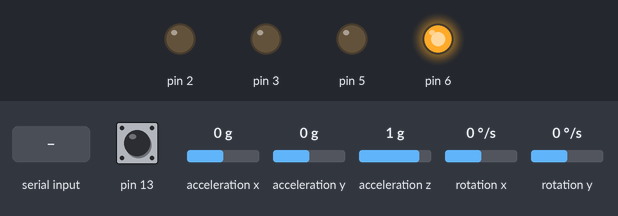
Bench run of a sketch on a simulated Arduino Uno, built with avr-gcc and run on an emulated ATmega328P. Shown: output pins drawn as LEDs (lit = HIGH). Wiring (inferred from the names in the program): MPU-6050 motion sensor at I2C address 0x68. The inputs (shaded band) are chosen by the test bench; at power-on: pin 13 HIGH, acceleration x 0 g, acceleration y 0 g, acceleration z 1 g, rotation x 0 °/s, rotation y 0 °/s.

Above: at 4.2 s.
4.3 s: "R" received over Serial
At 5.6 s:
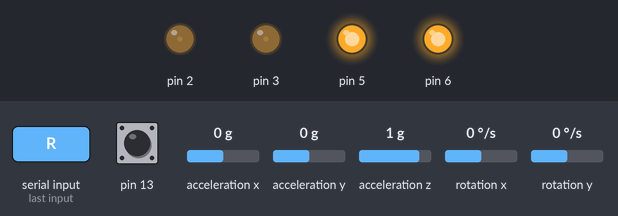
Timing chart, 0 to 7.3 s (numbered marks = the images above; inputs shaded):
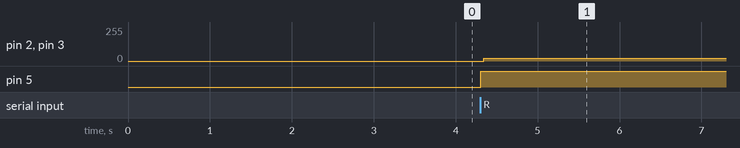

Measured:
- after the input at 4.3 s, pin 2, pin 3: 0/255 → 19/255 after 0.05 s; pin 5: LOW → HIGH at once

The sketch:

SELF-BALANCER_MAIN_CODE.ino
```cpp
#include <Wire.h>
#include <AccelStepper.h>
#include <MPU6050_tockn.h>
#include <SoftwareSerial.h>

#define RX_PIN 10  // Define the RX pin for Bluetooth module
#define TX_PIN 11  // Define the TX pin for Bluetooth module

SoftwareSerial btSerial(RX_PIN, TX_PIN);  // Create a SoftwareSerial object for Bluetooth communication

int gyroAddr = 0x68;
int accCalibrationValue = -8110;  // Enter the accelerometer calibration value

// Various settings
float pidPGain = 18;
float pidIGain = 1;
float pidDGain = 12;
float turningSpeed = 400;  // Turning speed (900)
float maxTargetSpeed = 1400;  // Max target speed (1500)

byte startFlag, receivedByte, lowBatteryFlag;

int leftMotor, throttleLeftMotor, throttleCounterLeftMotor, throttleLeftMotorMemory;
int rightMotor, throttleRightMotor, throttleCounterRightMotor, throttleRightMotorMemory;
int batteryVoltage;
int receiveCounter;
int gyroPitchDataRaw, gyroYawDataRaw, accelerometerDataRaw;

long gyroYawCalibrationValue, gyroPitchCalibrationValue;

unsigned long loopTimer;

float angleGyro, angleAcc, angle, selfBalancePidSetpoint;
float pidErrorTemp, pidIMem, pidSetpoint, gyroInput, pidOutput, pidLastDError;
float pidOutputLeft, pidOutputRight;
int speedM = 1000;  // max 2500
float pickup = 0.009;

void setup() {
  Serial.begin(9600);
  Wire.begin();
  TWBR = 12;

  btSerial.begin(9600);  // Initialize Bluetooth module

  TCCR2A = 0;
  TCCR2B = 0;
  TIMSK2 |= (1 << OCIE2A);
  TCCR2B |= (1 << CS21);
  OCR2A = 39;
  TCCR2A |= (1 << WGM21);

  // By default the MPU-6050 sleeps. So we have to wake it up.
  Wire.beginTransmission(gyroAddr);
  Wire.write(0x6B);
  Wire.write(0x00);
  Wire.endTransmission();
  Wire.beginTransmission(gyroAddr);
  Wire.write(0x1B);
  Wire.write(0x00);
  Wire.endTransmission();

  Wire.beginTransmission(gyroAddr);
  Wire.write(0x1C);
  Wire.write(0x08);
  Wire.endTransmission();

  // Set some filtering to improve the raw data.
  Wire.beginTransmission(gyroAddr);
  Wire.write(0x1A);
  Wire.write(0x03);
  Wire.endTransmission();

  // Internally CNC shield pins are connected to 2,3,5,6 for step and dir
  pinMode(2, OUTPUT);
  pinMode(3, OUTPUT);
  pinMode(5, OUTPUT);
  pinMode(6, OUTPUT);

  for (receiveCounter = 0; receiveCounter < 500; receiveCounter++) {
    if (receiveCounter % 15 == 0)
      digitalWrite(13, !digitalRead(13));

    Wire.beginTransmission(gyroAddr);
    Wire.write(0x43);
    Wire.endTransmission();
    Wire.requestFrom(gyroAddr, 4);
    gyroYawCalibrationValue += Wire.read() << 8 | Wire.read();
    gyroPitchCalibrationValue += Wire.read() << 8 | Wire.read();
    delayMicroseconds(3700);
  }
  gyroPitchCalibrationValue /= 500;
  gyroYawCalibrationValue /= 500;

  loopTimer = micros() + 4000;
}

void loop() {
  if (Serial.available()) {
    receivedByte = Serial.read();
  }

  // Angle calculations

  Wire.beginTransmission(gyroAddr);
  Wire.write(0x3F);
  Wire.endTransmission();
  Wire.requestFrom(gyroAddr, 2);
  accelerometerDataRaw = Wire.read() << 8 | Wire.read();
  accelerometerDataRaw += accCalibrationValue;

  if (accelerometerDataRaw > 8200) {
    accelerometerDataRaw = 8200;
  }
  if (accelerometerDataRaw < -8200) {
    accelerometerDataRaw = -8200;
  }

  angleAcc = asin((float)accelerometerDataRaw / 8200.0) * 57.296;

  if (startFlag == 0 && angleAcc > -0.5 && angleAcc < 0.5) {
    angleGyro = angleAcc;
    startFlag = 1;
  }

  Wire.beginTransmission(gyroAddr);
  Wire.write(0x43);
  Wire.endTransmission();
  Wire.requestFrom(gyroAddr, 4);
  gyroYawDataRaw = Wire.read() << 8 | Wire.read();
  gyroPitchDataRaw = Wire.read() << 8 | Wire.read();

  gyroPitchDataRaw -= gyroPitchCalibrationValue;
  angleGyro += gyroPitchDataRaw * 0.000031;

  gyroYawDataRaw -= gyroYawCalibrationValue;
  angleGyro = angleGyro * 0.9996 + angleAcc * 0.0004;
  pidErrorTemp = angleGyro - selfBalancePidSetpoint - pidSetpoint;

  if (pidOutput > 10 || pidOutput < -10) {
    pidErrorTemp += pidOutput * 0.015 ;
  }

  pidIMem += pidIGain * pidErrorTemp;

  if (pidIMem > speedM) {
    pidIMem = speedM;
  } else if (pidIMem < -speedM) {
    pidIMem = -speedM;
  }

  pidOutput = pidPGain * pidErrorTemp + pidIMem + pidDGain * (pidErrorTemp - pidLastDError);

  if (pidOutput > speedM) {
    pidOutput = speedM;
  } else if (pidOutput < -speedM) {
    pidOutput = -speedM;
  }

  pidLastDError = pidErrorTemp;

  if (pidOutput < 5 && pidOutput > -5) {
    pidOutput = 0;
  }

  if (angleGyro > 40 || angleGyro < -40 || startFlag == 0 || lowBatteryFlag == 1) {
    pidOutput = 0;
    pidIMem = 0;
    startFlag = 0;
    selfBalancePidSetpoint = 0;
  }

  pidOutputLeft = pidOutput;
  pidOutputRight = pidOutput;

  if (receivedByte == 'R') {
    pidOutputLeft += turningSpeed;
    pidOutputRight -= turningSpeed;
  }
  if (receivedByte == 'L') {
    pidOutputLeft -= turningSpeed;
    pidOutputRight += turningSpeed;
  }

  if (receivedByte == 'F') {
    pidSetpoint -= pickup;
  }
  if (receivedByte == 'B') {
    pidSetpoint += pickup;
  }

  if (receivedByte == 'S') {
    pidSetpoint = 0;
  }

  if (pidSetpoint == 0) {
    if (pidOutput < 0) {
      selfBalancePidSetpoint += 0.0015;
    }
    if (pidOutput > 0) {
      selfBalancePidSetpoint -= 0.0015;
    }
  }

  if (pidOutputLeft > 0) {
    pidOutputLeft = speedM - (1 / (pidOutputLeft + 9)) * 5500;
  } else if (pidOutputLeft < 0) {
    pidOutputLeft = -speedM - (1 / (pidOutputLeft - 9)) * 5500;
  }

  if (pidOutputRight > 0) {
    pidOutputRight = speedM - (1 / (pidOutputRight + 9)) * 5500;
  } else if (pidOutputRight < 0) {
    pidOutputRight = -speedM - (1 / (pidOutputRight - 9)) * 5500;
  }

  // Calculate the needed pulse time for the left and right stepper motor controllers
  if (pidOutputLeft > 0) {
    leftMotor = speedM - pidOutputLeft;
  } else if (pidOutputLeft < 0) {
    leftMotor = -speedM - pidOutputLeft;
  } else {
    leftMotor = 0;
  }

  if (pidOutputRight > 0) {
    rightMotor = speedM - pidOutputRight;
  } else if (pidOutputRight < 0) {
    rightMotor = -speedM - pidOutputRight;
  } else {
    rightMotor = 0;
  }

  throttleLeftMotor = leftMotor;
  throttleRightMotor = rightMotor;

  while (loopTimer > micros());
  loopTimer += 4000;
}

ISR(TIMER2_COMPA_vect) {
  // Left motor pulse calculations
  throttleCounterLeftMotor++;
  if (throttleCounterLeftMotor > throttleLeftMotorMemory) {
    throttleCounterLeftMotor = 0;
    throttleLeftMotorMemory = throttleLeftMotor;
    if (throttleLeftMotorMemory < 0) {
      PORTD &= 0b10111111;
      throttleLeftMotorMemory *= -1;
    } else {
      PORTD |= 0b01000000;
    }
  } else if (throttleCounterLeftMotor == 1) {
    PORTD |= 0b00001000;
  } else if (throttleCounterLeftMotor == 2) {
    PORTD &= 0b11110111;
  }

  // Right motor pulse calculations
  throttleCounterRightMotor++;
  if (throttleCounterRightMotor > throttleRightMotorMemory) {
    throttleCounterRightMotor = 0;
    throttleRightMotorMemory = throttleRightMotor;
    if (throttleRightMotorMemory < 0) {
      PORTD |= 0b00100000;
      throttleRightMotorMemory *= -1;
    } else {
      PORTD &= 0b11011111;
    }
  } else if (throttleCounterRightMotor == 1) {
    PORTD |= 0b00000100;
  } else if (throttleCounterRightMotor == 2) {
    PORTD &= 0b11111011;
  }
}
```
